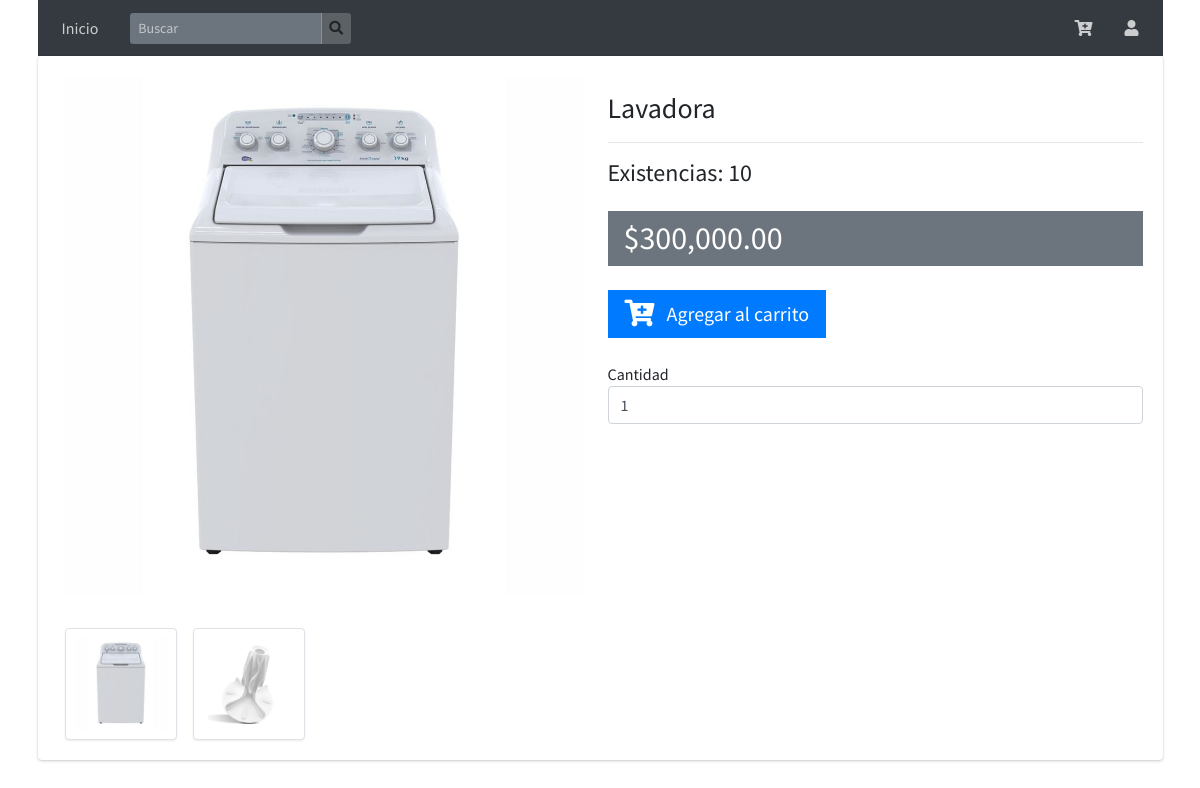
The app's page /index.php?modulo=detalleproducto&id=5 with its own data.
### tables this page shows
CREATE TABLE `files` (
  `id` int(11) NOT NULL,
  `filename` varchar(250) NOT NULL DEFAULT '',
  `filesize` int(11) NOT NULL DEFAULT 0,
  `web_path` varchar(250) NOT NULL DEFAULT '',
  `system_path` varchar(250) NOT NULL DEFAULT '',
  `test` tinyint(1) DEFAULT 0
);

CREATE TABLE `productos` (
  `id` int(11) NOT NULL,
  `nombre` varchar(200) NOT NULL,
  `precio` double NOT NULL,
  `existencia` int(5) NOT NULL
);

### detalleProducto.php (the view, shortened to what this page needs)
<?php
    $id= mysqli_real_escape_string($con, $_REQUEST['id']??'');
    $queryProducto="SELECT id, nombre, precio, existencia FROM productos WHERE id='$id';  ";
    $resProducto=mysqli_query($con,$queryProducto);
    $rowProducto = mysqli_fetch_assoc($resProducto);
?>
      <div class="card card-solid">
          <div class="card-body">
              <div class="row">
                  <div class="col-12 col-sm-6">
                      <?php
                        $queryImagenes = "SELECT
                        f.web_path
                        FROM
                        productos AS p
                        INNER JOIN productos_files AS pf ON pf.producto_id=p.id
                        INNER JOIN files AS f ON f.id=pf.file_id
                        WHERE p.id='$id'
                        ";
                        $resPrimerImagen = mysqli_query($con,$queryImagenes);
                        $rowPrimerImagen = mysqli_fetch_assoc($resPrimerImagen);
                        ?>
                        <div class="col-12">
                          <img src="<?php echo $rowPrimerImagen['web_path']?>" class="product-image">
                        </div>
                        <div class="col-12 product-image-thumbs">
                        <?php
                        $resImagenes = mysqli_query($con,$queryImagenes);
                        while( $rowImagenes = mysqli_fetch_assoc($resImagenes) ){
                        ?>
                          <div class="product-image-thumb"><img src="<?php echo $rowImagenes['web_path']?>"></div>
                      <?php
                        }
                      ?>
                      </div>
                  </div>
                  <div class="col-12 col-sm-6">
                      <h3 class="my-3"><?php echo $rowProducto['nombre']?></h3>
                      <hr>
                      <h4>Existencias: <?php echo $rowProducto['existencia']?></h4>
                      <div class="bg-gray py-2 px-3 mt-4">
                          <h2 class="mb-0">
                              $<?php echo number_format($rowProducto['precio'], 2);?>
                          </h2>
                      </div>
                      <div class="mt-4">
                          <button class="btn btn-primary btn-lg btn-flat" id="agregarCarrito"
                          data-id="<?php echo $_REQUEST['id'] ?>"
                          data-nombre="<?php echo $rowProducto['nombre']?>"
                          data-web_path="<?php echo $rowPrimerImagen['web_path']?>"
                          data-precio="<?php echo $rowProducto['precio']?>"
                          >
                              <i class="fas fa-cart-plus fa-lg mr-2"></i>
                              Agregar al carrito
                          </button>
                      </div>
                      <div class="mt-4">
                        Cantidad
                        <input type="number" class="form-control" id="cantidadProducto" value="1">
                      </div>
                  </div>
              </div>
          </div>
      </div>

### records on screen
files: web_path (picture)
files: web_path (picture)
productos: nombre "Lavadora", existencia "10", precio "300,000.00"
